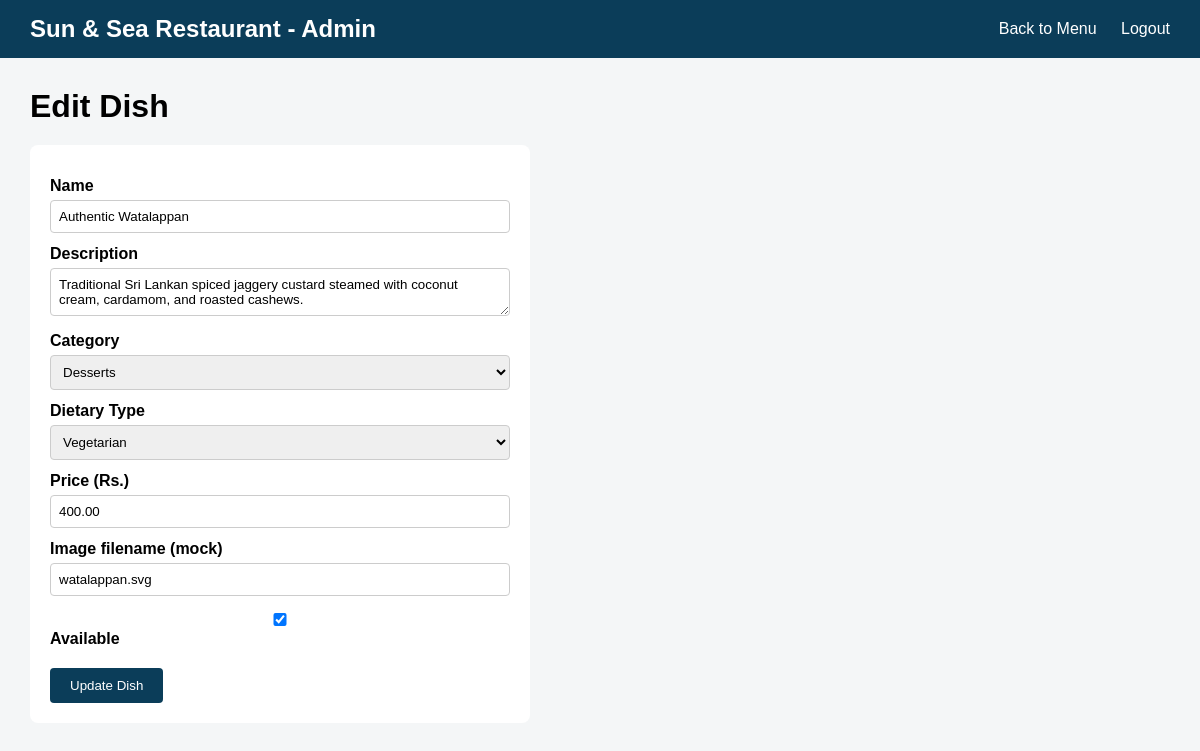
The app's page /admin/edit_item.php?id=6 (signed in) with its own data.
### tables this page shows
CREATE TABLE IF NOT EXISTS menu_items (
    item_id INT AUTO_INCREMENT PRIMARY KEY,
    category_id INT NOT NULL,
    name VARCHAR(100) NOT NULL,
    description TEXT,
    dietary_type ENUM('Vegetarian','Non-Vegetarian') NOT NULL DEFAULT 'Non-Vegetarian',
    price DECIMAL(10,2) NOT NULL,
    image_url VARCHAR(255) DEFAULT 'default_dish.svg',
    is_available TINYINT(1) DEFAULT 1,
    created_at TIMESTAMP DEFAULT CURRENT_TIMESTAMP,
    FOREIGN KEY (category_id) REFERENCES categories(category_id) ON DELETE CASCADE
);

CREATE TABLE IF NOT EXISTS categories (
    category_id INT AUTO_INCREMENT PRIMARY KEY,
    category_name VARCHAR(50) NOT NULL
);

### admin/edit_item.php (the view, shortened to what this page needs)
<?php
include '../includes/db.php';
$id = (int) $_GET['id'];
$categories = mysqli_query($conn, "SELECT * FROM categories");
$stmt = mysqli_prepare($conn, "SELECT * FROM menu_items WHERE item_id = ?");
mysqli_stmt_bind_param($stmt, "i", $id);
mysqli_stmt_execute($stmt);
$item = mysqli_fetch_assoc(mysqli_stmt_get_result($stmt));
?>
<!DOCTYPE html>
<html>
<head>
    <link rel="stylesheet" href="../assets/css/admin.css">
</head>
<body>
    <div class="admin-nav">
        <h2>Sun & Sea Restaurant - Admin</h2>
        <div>
            <a href="menu_management.php">Back to Menu</a>
            <a href="logout.php">Logout</a>
        </div>
    </div>
    <div class="dashboard-content">
        <h1>Edit Dish</h1>
        <form method="POST" class="admin-form">
            <label>Name</label>
            <input type="text" name="name" value="<?php echo htmlspecialchars($item['name']); ?>" required>
            <label>Description</label>
            <textarea name="description"><?php echo htmlspecialchars($item['description']); ?></textarea>
            <label>Category</label>
            <select name="category_id">
                <?php while ($cat = mysqli_fetch_assoc($categories)) { ?>
                    <option value="<?php echo $cat['category_id']; ?>" <?php echo ($cat['category_id'] == $item['category_id']) ? 'selected' : ''; ?>>
                        <?php echo htmlspecialchars($cat['category_name']); ?>
                    </option>
                <?php } ?>
            </select>
            <label>Dietary Type</label>
            <select name="dietary_type">
                <option value="Vegetarian" <?php echo ($item['dietary_type']=='Vegetarian')?'selected':''; ?>>Vegetarian</option>
            </select>
            <label>Price (Rs.)</label>
            <input type="number" step="0.01" name="price" value="<?php echo $item['price']; ?>" required>
            <label>Image filename (mock)</label>
            <input type="text" name="image_url" value="<?php echo htmlspecialchars($item['image_url']); ?>">
            <label><input type="checkbox" name="is_available" <?php echo $item['is_available'] ? 'checked' : ''; ?>> Available</label>
            <button type="submit">Update Dish</button>
        </form>
    </div>
</body>
</html>

### assets/css/admin.css (style rules this page uses)
* { box-sizing: border-box; margin: 0; padding: 0; font-family: Arial, sans-serif; }
body { background: #f4f6f7; }
.admin-nav { background: #0b3d59; color: #fff; padding: 15px 30px; display: flex; justify-content: space-between; align-items: center; }
.admin-nav a { color: #fff; margin-left: 20px; text-decoration: none; }
.dashboard-content { padding: 30px; }
.admin-form { background: #fff; padding: 20px; max-width: 500px; margin-top: 20px; border-radius: 8px; }
.admin-form label { display: block; margin-top: 12px; font-weight: bold; }
.admin-form input, .admin-form select, .admin-form textarea { width: 100%; padding: 8px; margin-top: 5px; border: 1px solid #ccc; border-radius: 4px; }
.admin-form button { margin-top: 20px; padding: 10px 20px; background: #0b3d59; color: #fff; border: none; border-radius: 4px; cursor: pointer; }

### records on screen
menu_items: name "Authentic Watalappan", description "Traditional Sri Lankan spiced jaggery custard steamed with coconut cream, cardamom, and roasted cashews.", category_id "Desserts", dietary_type "Vegetarian", price "400.00", image_url "watalappan.svg", is_available "☑"
